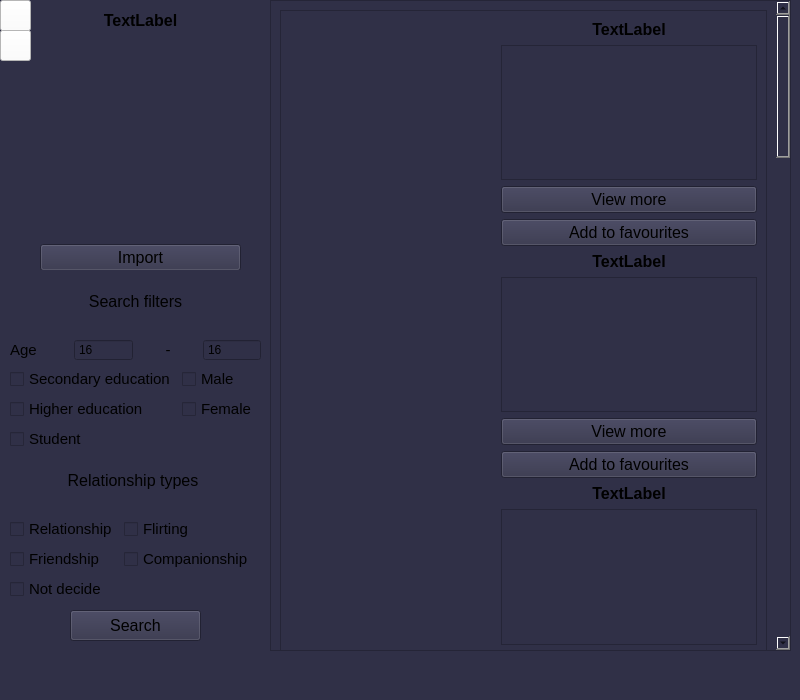
<?xml version="1.0" encoding="UTF-8"?>
<ui version="4.0">
 <class>MainWindow</class>
 <widget class="QMainWindow" name="MainWindow">
  <property name="geometry">
   <rect>
    <x>0</x>
    <y>0</y>
    <width>800</width>
    <height>700</height>
   </rect>
  </property>
  <property name="minimumSize">
   <size>
    <width>800</width>
    <height>700</height>
   </size>
  </property>
  <property name="maximumSize">
   <size>
    <width>800</width>
    <height>700</height>
   </size>
  </property>
  <property name="windowTitle">
   <string>Dating is easy!</string>
  </property>
  <property name="styleSheet">
   <string notr="true">background-color: rgb(48, 48, 71);</string>
  </property>
  <widget class="QWidget" name="widget">
   <widget class="QWidget" name="verticalLayoutWidget">
    <property name="geometry">
     <rect>
      <x>40</x>
      <y>0</y>
      <width>201</width>
      <height>271</height>
     </rect>
    </property>
    <layout class="QVBoxLayout" name="verticalLayout_2">
     <item>
      <widget class="QLabel" name="label">
       <property name="maximumSize">
        <size>
         <width>16777215</width>
         <height>40</height>
        </size>
       </property>
       <property name="font">
        <font>
         <pointsize>12</pointsize>
         <bold>true</bold>
        </font>
       </property>
       <property name="text">
        <string>TextLabel</string>
       </property>
       <property name="alignment">
        <set>Qt::AlignCenter</set>
       </property>
      </widget>
     </item>
     <item>
      <widget class="QLabel" name="user_photo">
       <property name="sizePolicy">
        <sizepolicy hsizetype="Fixed" vsizetype="Fixed">
         <horstretch>0</horstretch>
         <verstretch>0</verstretch>
        </sizepolicy>
       </property>
       <property name="maximumSize">
        <size>
         <width>220</width>
         <height>340</height>
        </size>
       </property>
       <property name="text">
        <string/>
       </property>
      </widget>
     </item>
     <item>
      <widget class="QPushButton" name="import_btn">
       <property name="font">
        <font>
         <pointsize>12</pointsize>
        </font>
       </property>
       <property name="text">
        <string>Import</string>
       </property>
      </widget>
     </item>
    </layout>
   </widget>
   <widget class="QPushButton" name="search_btn">
    <property name="geometry">
     <rect>
      <x>70</x>
      <y>610</y>
      <width>131</width>
      <height>31</height>
     </rect>
    </property>
    <property name="font">
     <font>
      <pointsize>12</pointsize>
     </font>
    </property>
    <property name="text">
     <string>Search</string>
    </property>
   </widget>
   <widget class="QWidget" name="layoutWidget">
    <property name="geometry">
     <rect>
      <x>10</x>
      <y>450</y>
      <width>246</width>
      <height>151</height>
     </rect>
    </property>
    <layout class="QVBoxLayout" name="verticalLayout_5">
     <item>
      <widget class="QLabel" name="label_5">
       <property name="font">
        <font>
         <pointsize>12</pointsize>
        </font>
       </property>
       <property name="text">
        <string>Relationship types</string>
       </property>
       <property name="alignment">
        <set>Qt::AlignCenter</set>
       </property>
      </widget>
     </item>
     <item>
      <layout class="QFormLayout" name="formLayout">
       <item row="0" column="0">
        <widget class="QCheckBox" name="relationship_cbox">
         <property name="font">
          <font>
           <pointsize>11</pointsize>
          </font>
         </property>
         <property name="text">
          <string>Relationship</string>
         </property>
        </widget>
       </item>
       <item row="0" column="1">
        <widget class="QCheckBox" name="flirting_cbox">
         <property name="font">
          <font>
           <pointsize>11</pointsize>
          </font>
         </property>
         <property name="text">
          <string>Flirting</string>
         </property>
        </widget>
       </item>
       <item row="1" column="1">
        <widget class="QCheckBox" name="companionship_cbox">
         <property name="font">
          <font>
           <pointsize>11</pointsize>
          </font>
         </property>
         <property name="text">
          <string>Companionship</string>
         </property>
        </widget>
       </item>
       <item row="1" column="0">
        <widget class="QCheckBox" name="friendship_cbox">
         <property name="font">
          <font>
           <pointsize>11</pointsize>
          </font>
         </property>
         <property name="text">
          <string>Friendship</string>
         </property>
        </widget>
       </item>
       <item row="2" column="0">
        <widget class="QCheckBox" name="not_decide_cbox">
         <property name="font">
          <font>
           <pointsize>11</pointsize>
          </font>
         </property>
         <property name="text">
          <string>Not decide</string>
         </property>
        </widget>
       </item>
      </layout>
     </item>
    </layout>
   </widget>
   <widget class="QScrollArea" name="scrollArea">
    <property name="geometry">
     <rect>
      <x>270</x>
      <y>0</y>
      <width>521</width>
      <height>651</height>
     </rect>
    </property>
    <property name="widgetResizable">
     <bool>true</bool>
    </property>
    <widget class="QWidget" name="scrollAreaWidgetContents_2">
     <property name="geometry">
      <rect>
       <x>0</x>
       <y>0</y>
       <width>505</width>
       <height>2818</height>
      </rect>
     </property>
     <layout class="QHBoxLayout" name="horizontalLayout_2">
      <item>
       <widget class="QFrame" name="frame">
        <property name="minimumSize">
         <size>
          <width>0</width>
          <height>2800</height>
         </size>
        </property>
        <property name="styleSheet">
         <string notr="true"/>
        </property>
        <property name="frameShape">
         <enum>QFrame::StyledPanel</enum>
        </property>
        <property name="frameShadow">
         <enum>QFrame::Raised</enum>
        </property>
        <layout class="QVBoxLayout" name="verticalLayout_6">
         <item>
          <layout class="QHBoxLayout" name="horizontalLayout_3">
           <item>
            <widget class="QLabel" name="rand_user_photo1">
             <property name="sizePolicy">
              <sizepolicy hsizetype="Expanding" vsizetype="Expanding">
               <horstretch>0</horstretch>
               <verstretch>0</verstretch>
              </sizepolicy>
             </property>
             <property name="text">
              <string/>
             </property>
            </widget>
           </item>
           <item>
            <layout class="QVBoxLayout" name="verticalLayout">
             <item>
              <widget class="QLabel" name="rand_user_name1">
               <property name="maximumSize">
                <size>
                 <width>16777215</width>
                 <height>40</height>
                </size>
               </property>
               <property name="font">
                <font>
                 <pointsize>12</pointsize>
                 <bold>true</bold>
                </font>
               </property>
               <property name="text">
                <string>TextLabel</string>
               </property>
               <property name="alignment">
                <set>Qt::AlignCenter</set>
               </property>
              </widget>
             </item>
             <item>
              <widget class="QTextBrowser" name="rand_user_info1">
               <property name="maximumSize">
                <size>
                 <width>16777215</width>
                 <height>16777215</height>
                </size>
               </property>
               <property name="font">
                <font>
                 <pointsize>10</pointsize>
                </font>
               </property>
              </widget>
             </item>
             <item>
              <widget class="QPushButton" name="pushButton">
               <property name="font">
                <font>
                 <pointsize>12</pointsize>
                </font>
               </property>
               <property name="text">
                <string>View more</string>
               </property>
              </widget>
             </item>
             <item>
              <widget class="QPushButton" name="pushButton_13">
               <property name="font">
                <font>
                 <pointsize>12</pointsize>
                </font>
               </property>
               <property name="text">
                <string>Add to favourites</string>
               </property>
              </widget>
             </item>
            </layout>
           </item>
          </layout>
         </item>
         <item>
          <layout class="QHBoxLayout" name="horizontalLayout_4">
           <item>
            <widget class="QLabel" name="rand_user_photo1_2">
             <property name="sizePolicy">
              <sizepolicy hsizetype="Expanding" vsizetype="Expanding">
               <horstretch>0</horstretch>
               <verstretch>0</verstretch>
              </sizepolicy>
             </property>
             <property name="text">
              <string/>
             </property>
            </widget>
           </item>
           <item>
            <layout class="QVBoxLayout" name="verticalLayout_7">
             <item>
              <widget class="QLabel" name="rand_user_name1_2">
               <property name="maximumSize">
                <size>
                 <width>16777215</width>
                 <height>40</height>
                </size>
               </property>
               <property name="font">
                <font>
                 <pointsize>12</pointsize>
                 <bold>true</bold>
                </font>
               </property>
               <property name="text">
                <string>TextLabel</string>
               </property>
               <property name="alignment">
                <set>Qt::AlignCenter</set>
               </property>
              </widget>
             </item>
             <item>
              <widget class="QTextBrowser" name="rand_user_info1_2">
               <property name="font">
                <font>
                 <pointsize>10</pointsize>
                </font>
               </property>
              </widget>
             </item>
             <item>
              <widget class="QPushButton" name="pushButton_2">
               <property name="font">
                <font>
                 <pointsize>12</pointsize>
                </font>
               </property>
               <property name="text">
                <string>View more</string>
               </property>
              </widget>
             </item>
             <item>
              <widget class="QPushButton" name="pushButton_14">
               <property name="font">
                <font>
                 <pointsize>12</pointsize>
                </font>
               </property>
               <property name="text">
                <string>Add to favourites</string>
               </property>
              </widget>
             </item>
            </layout>
           </item>
          </layout>
         </item>
         <item>
          <layout class="QHBoxLayout" name="horizontalLayout_6">
           <item>
            <widget class="QLabel" name="rand_user_photo1_4">
             <property name="sizePolicy">
              <sizepolicy hsizetype="Expanding" vsizetype="Expanding">
               <horstretch>0</horstretch>
               <verstretch>0</verstretch>
              </sizepolicy>
             </property>
             <property name="text">
              <string/>
             </property>
            </widget>
           </item>
           <item>
            <layout class="QVBoxLayout" name="verticalLayout_9">
             <item>
              <widget class="QLabel" name="rand_user_name1_4">
               <property name="maximumSize">
                <size>
                 <width>16777215</width>
                 <height>40</height>
                </size>
               </property>
               <property name="font">
                <font>
                 <pointsize>12</pointsize>
                 <bold>true</bold>
                </font>
               </property>
               <property name="text">
                <string>TextLabel</string>
               </property>
               <property name="alignment">
                <set>Qt::AlignCenter</set>
               </property>
              </widget>
             </item>
             <item>
              <widget class="QTextBrowser" name="rand_user_info1_4">
               <property name="font">
                <font>
                 <pointsize>10</pointsize>
                </font>
               </property>
              </widget>
             </item>
             <item>
              <widget class="QPushButton" name="pushButton_3">
               <property name="font">
                <font>
                 <pointsize>12</pointsize>
                </font>
               </property>
               <property name="text">
                <string>View more</string>
               </property>
              </widget>
             </item>
             <item>
              <widget class="QPushButton" name="pushButton_15">
               <property name="font">
                <font>
                 <pointsize>12</pointsize>
                </font>
               </property>
               <property name="text">
                <string>Add to favourites</string>
               </property>
              </widget>
             </item>
            </layout>
           </item>
          </layout>
         </item>
         <item>
          <layout class="QHBoxLayout" name="horizontalLayout_7">
           <item>
            <widget class="QLabel" name="rand_user_photo1_5">
             <property name="sizePolicy">
              <sizepolicy hsizetype="Expanding" vsizetype="Expanding">
               <horstretch>0</horstretch>
               <verstretch>0</verstretch>
              </sizepolicy>
             </property>
             <property name="text">
              <string/>
             </property>
            </widget>
           </item>
           <item>
            <layout class="QVBoxLayout" name="verticalLayout_10">
             <item>
              <widget class="QLabel" name="rand_user_name1_5">
               <property name="maximumSize">
                <size>
                 <width>16777215</width>
                 <height>40</height>
                </size>
               </property>
               <property name="font">
                <font>
                 <pointsize>12</pointsize>
                 <bold>true</bold>
                </font>
               </property>
               <property name="text">
                <string>TextLabel</string>
               </property>
               <property name="alignment">
                <set>Qt::AlignCenter</set>
               </property>
              </widget>
             </item>
             <item>
              <widget class="QTextBrowser" name="rand_user_info1_5">
               <property name="font">
                <font>
                 <pointsize>10</pointsize>
                </font>
               </property>
              </widget>
             </item>
             <item>
              <widget class="QPushButton" name="pushButton_4">
               <property name="font">
                <font>
                 <pointsize>12</pointsize>
                </font>
               </property>
               <property name="text">
                <string>View more</string>
               </property>
              </widget>
             </item>
             <item>
              <widget class="QPushButton" name="pushButton_16">
               <property name="font">
                <font>
                 <pointsize>12</pointsize>
                </font>
               </property>
               <property name="text">
                <string>Add to favourites</string>
               </property>
              </widget>
             </item>
            </layout>
           </item>
          </layout>
         </item>
         <item>
          <layout class="QHBoxLayout" name="horizontalLayout_8">
           <item>
            <widget class="QLabel" name="rand_user_photo1_6">
             <property name="sizePolicy">
              <sizepolicy hsizetype="Expanding" vsizetype="Expanding">
               <horstretch>0</horstretch>
               <verstretch>0</verstretch>
              </sizepolicy>
             </property>
             <property name="text">
              <string/>
             </property>
            </widget>
           </item>
           <item>
            <layout class="QVBoxLayout" name="verticalLayout_11">
             <item>
              <widget class="QLabel" name="rand_user_name1_6">
               <property name="maximumSize">
                <size>
                 <width>16777215</width>
                 <height>40</height>
                </size>
               </property>
               <property name="font">
                <font>
                 <pointsize>12</pointsize>
                 <bold>true</bold>
                </font>
               </property>
               <property name="text">
                <string>TextLabel</string>
               </property>
               <property name="alignment">
                <set>Qt::AlignCenter</set>
               </property>
              </widget>
             </item>
             <item>
              <widget class="QTextBrowser" name="rand_user_info1_6">
               <property name="font">
                <font>
                 <pointsize>10</pointsize>
                </font>
               </property>
              </widget>
             </item>
             <item>
              <widget class="QPushButton" name="pushButton_5">
               <property name="font">
                <font>
                 <pointsize>12</pointsize>
                </font>
               </property>
               <property name="text">
                <string>View more</string>
               </property>
              </widget>
             </item>
             <item>
              <widget class="QPushButton" name="pushButton_17">
               <property name="font">
                <font>
                 <pointsize>12</pointsize>
                </font>
               </property>
               <property name="text">
                <string>Add to favourites</string>
               </property>
              </widget>
             </item>
            </layout>
           </item>
          </layout>
         </item>
         <item>
          <layout class="QHBoxLayout" name="horizontalLayout_9">
           <item>
            <widget class="QLabel" name="rand_user_photo1_7">
             <property name="sizePolicy">
              <sizepolicy hsizetype="Expanding" vsizetype="Expanding">
               <horstretch>0</horstretch>
               <verstretch>0</verstretch>
              </sizepolicy>
             </property>
             <property name="text">
              <string/>
             </property>
            </widget>
           </item>
           <item>
            <layout class="QVBoxLayout" name="verticalLayout_12">
             <item>
              <widget class="QLabel" name="rand_user_name1_7">
               <property name="maximumSize">
                <size>
                 <width>16777215</width>
                 <height>40</height>
                </size>
               </property>
               <property name="font">
                <font>
                 <pointsize>12</pointsize>
                 <bold>true</bold>
                </font>
               </property>
               <property name="text">
                <string>TextLabel</string>
               </property>
               <property name="alignment">
                <set>Qt::AlignCenter</set>
               </property>
              </widget>
             </item>
             <item>
              <widget class="QTextBrowser" name="rand_user_info1_7">
               <property name="font">
                <font>
                 <pointsize>10</pointsize>
                </font>
               </property>
              </widget>
             </item>
             <item>
              <widget class="QPushButton" name="pushButton_6">
               <property name="font">
                <font>
                 <pointsize>12</pointsize>
                </font>
               </property>
               <property name="text">
                <string>View more</string>
               </property>
              </widget>
             </item>
             <item>
              <widget class="QPushButton" name="pushButton_18">
               <property name="font">
                <font>
                 <pointsize>12</pointsize>
                </font>
               </property>
               <property name="text">
                <string>Add to favourites</string>
               </property>
              </widget>
             </item>
            </layout>
           </item>
          </layout>
         </item>
         <item>
          <layout class="QHBoxLayout" name="horizontalLayout_10">
           <item>
            <widget class="QLabel" name="rand_user_photo1_8">
             <property name="sizePolicy">
              <sizepolicy hsizetype="Expanding" vsizetype="Expanding">
               <horstretch>0</horstretch>
               <verstretch>0</verstretch>
              </sizepolicy>
             </property>
             <property name="text">
              <string/>
             </property>
            </widget>
           </item>
           <item>
            <layout class="QVBoxLayout" name="verticalLayout_13">
             <item>
              <widget class="QLabel" name="rand_user_name1_8">
               <property name="maximumSize">
                <size>
                 <width>16777215</width>
                 <height>40</height>
                </size>
               </property>
               <property name="font">
                <font>
                 <pointsize>12</pointsize>
                 <bold>true</bold>
                </font>
               </property>
               <property name="text">
                <string>TextLabel</string>
               </property>
               <property name="alignment">
                <set>Qt::AlignCenter</set>
               </property>
              </widget>
             </item>
             <item>
              <widget class="QTextBrowser" name="rand_user_info1_8">
               <property name="font">
                <font>
                 <pointsize>10</pointsize>
                </font>
               </property>
              </widget>
             </item>
             <item>
              <widget class="QPushButton" name="pushButton_7">
               <property name="font">
                <font>
                 <pointsize>12</pointsize>
                </font>
               </property>
               <property name="text">
                <string>View more</string>
               </property>
              </widget>
             </item>
             <item>
              <widget class="QPushButton" name="pushButton_19">
               <property name="font">
                <font>
                 <pointsize>12</pointsize>
                </font>
               </property>
               <property name="text">
                <string>Add to favourites</string>
               </property>
              </widget>
             </item>
            </layout>
           </item>
          </layout>
         </item>
         <item>
          <layout class="QHBoxLayout" name="horizontalLayout_11">
           <item>
            <widget class="QLabel" name="rand_user_photo1_9">
             <property name="sizePolicy">
              <sizepolicy hsizetype="Expanding" vsizetype="Expanding">
               <horstretch>0</horstretch>
               <verstretch>0</verstretch>
              </sizepolicy>
             </property>
             <property name="text">
              <string/>
             </property>
            </widget>
           </item>
           <item>
            <layout class="QVBoxLayout" name="verticalLayout_14">
             <item>
              <widget class="QLabel" name="rand_user_name1_9">
               <property name="maximumSize">
                <size>
                 <width>16777215</width>
                 <height>40</height>
                </size>
               </property>
               <property name="font">
                <font>
                 <pointsize>12</pointsize>
                 <bold>true</bold>
                </font>
               </property>
               <property name="text">
                <string>TextLabel</string>
               </property>
               <property name="alignment">
                <set>Qt::AlignCenter</set>
               </property>
              </widget>
             </item>
             <item>
              <widget class="QTextBrowser" name="rand_user_info1_9">
               <property name="font">
                <font>
                 <pointsize>10</pointsize>
                </font>
               </property>
              </widget>
             </item>
             <item>
              <widget class="QPushButton" name="pushButton_8">
               <property name="font">
                <font>
                 <pointsize>12</pointsize>
                </font>
               </property>
               <property name="text">
                <string>View more</string>
               </property>
              </widget>
             </item>
             <item>
              <widget class="QPushButton" name="pushButton_20">
               <property name="font">
                <font>
                 <pointsize>12</pointsize>
                </font>
               </property>
               <property name="text">
                <string>Add to favourites</string>
               </property>
              </widget>
             </item>
            </layout>
           </item>
          </layout>
         </item>
         <item>
          <layout class="QHBoxLayout" name="horizontalLayout_12">
           <item>
            <widget class="QLabel" name="rand_user_photo1_10">
             <property name="sizePolicy">
              <sizepolicy hsizetype="Expanding" vsizetype="Expanding">
               <horstretch>0</horstretch>
               <verstretch>0</verstretch>
              </sizepolicy>
             </property>
             <property name="text">
              <string/>
             </property>
            </widget>
           </item>
           <item>
            <layout class="QVBoxLayout" name="verticalLayout_15">
             <item>
              <widget class="QLabel" name="rand_user_name1_10">
               <property name="maximumSize">
                <size>
                 <width>16777215</width>
                 <height>40</height>
                </size>
               </property>
               <property name="font">
                <font>
                 <pointsize>12</pointsize>
                 <bold>true</bold>
                </font>
               </property>
               <property name="text">
                <string>TextLabel</string>
               </property>
               <property name="alignment">
                <set>Qt::AlignCenter</set>
               </property>
              </widget>
             </item>
             <item>
              <widget class="QTextBrowser" name="rand_user_info1_10">
               <property name="font">
                <font>
                 <pointsize>10</pointsize>
                </font>
               </property>
              </widget>
             </item>
             <item>
              <widget class="QPushButton" name="pushButton_9">
               <property name="font">
                <font>
                 <pointsize>12</pointsize>
                </font>
               </property>
               <property name="text">
                <string>View more</string>
               </property>
              </widget>
             </item>
             <item>
              <widget class="QPushButton" name="pushButton_21">
               <property name="font">
                <font>
                 <pointsize>12</pointsize>
                </font>
               </property>
               <property name="text">
                <string>Add to favourites</string>
               </property>
              </widget>
             </item>
            </layout>
           </item>
          </layout>
         </item>
         <item>
          <layout class="QHBoxLayout" name="horizontalLayout_13">
           <item>
            <widget class="QLabel" name="rand_user_photo1_11">
             <property name="sizePolicy">
              <sizepolicy hsizetype="Expanding" vsizetype="Expanding">
               <horstretch>0</horstretch>
               <verstretch>0</verstretch>
              </sizepolicy>
             </property>
             <property name="text">
              <string/>
             </property>
            </widget>
           </item>
           <item>
            <layout class="QVBoxLayout" name="verticalLayout_16">
             <item>
              <widget class="QLabel" name="rand_user_name1_11">
               <property name="maximumSize">
                <size>
                 <width>16777215</width>
                 <height>40</height>
                </size>
               </property>
               <property name="font">
                <font>
                 <pointsize>12</pointsize>
                 <bold>true</bold>
                </font>
               </property>
               <property name="text">
                <string>TextLabel</string>
               </property>
               <property name="alignment">
                <set>Qt::AlignCenter</set>
               </property>
              </widget>
             </item>
             <item>
              <widget class="QTextBrowser" name="rand_user_info1_11">
               <property name="font">
                <font>
                 <pointsize>10</pointsize>
                </font>
               </property>
              </widget>
             </item>
             <item>
              <widget class="QPushButton" name="pushButton_10">
               <property name="font">
                <font>
                 <pointsize>12</pointsize>
                </font>
               </property>
               <property name="text">
                <string>View more</string>
               </property>
              </widget>
             </item>
             <item>
              <widget class="QPushButton" name="pushButton_22">
               <property name="font">
                <font>
                 <pointsize>12</pointsize>
                </font>
               </property>
               <property name="text">
                <string>Add to favourites</string>
               </property>
              </widget>
             </item>
            </layout>
           </item>
          </layout>
         </item>
         <item>
          <layout class="QHBoxLayout" name="horizontalLayout_16">
           <item>
            <widget class="QLabel" name="rand_user_photo1_14">
             <property name="sizePolicy">
              <sizepolicy hsizetype="Expanding" vsizetype="Expanding">
               <horstretch>0</horstretch>
               <verstretch>0</verstretch>
              </sizepolicy>
             </property>
             <property name="text">
              <string/>
             </property>
            </widget>
           </item>
           <item>
            <layout class="QVBoxLayout" name="verticalLayout_19">
             <item>
              <widget class="QLabel" name="rand_user_name1_14">
               <property name="maximumSize">
                <size>
                 <width>16777215</width>
                 <height>40</height>
                </size>
               </property>
               <property name="font">
                <font>
                 <pointsize>12</pointsize>
                 <bold>true</bold>
                </font>
               </property>
               <property name="text">
                <string>TextLabel</string>
               </property>
               <property name="alignment">
                <set>Qt::AlignCenter</set>
               </property>
              </widget>
             </item>
             <item>
              <widget class="QTextBrowser" name="rand_user_info1_14">
               <property name="font">
                <font>
                 <pointsize>10</pointsize>
                </font>
               </property>
              </widget>
             </item>
             <item>
              <widget class="QPushButton" name="pushButton_11">
               <property name="font">
                <font>
                 <pointsize>12</pointsize>
                </font>
               </property>
               <property name="text">
                <string>View more</string>
               </property>
              </widget>
             </item>
             <item>
              <widget class="QPushButton" name="pushButton_23">
               <property name="font">
                <font>
                 <pointsize>12</pointsize>
                </font>
               </property>
               <property name="text">
                <string>Add to favourites</string>
               </property>
              </widget>
             </item>
            </layout>
           </item>
          </layout>
         </item>
         <item>
          <layout class="QHBoxLayout" name="horizontalLayout_17">
           <item>
            <widget class="QLabel" name="rand_user_photo1_15">
             <property name="sizePolicy">
              <sizepolicy hsizetype="Expanding" vsizetype="Expanding">
               <horstretch>0</horstretch>
               <verstretch>0</verstretch>
              </sizepolicy>
             </property>
             <property name="text">
              <string/>
             </property>
            </widget>
           </item>
           <item>
            <layout class="QVBoxLayout" name="verticalLayout_20">
             <item>
              <widget class="QLabel" name="rand_user_name1_15">
               <property name="maximumSize">
                <size>
                 <width>16777215</width>
                 <height>40</height>
                </size>
               </property>
               <property name="font">
                <font>
                 <pointsize>12</pointsize>
                 <bold>true</bold>
                </font>
               </property>
               <property name="text">
                <string>TextLabel</string>
               </property>
               <property name="alignment">
                <set>Qt::AlignCenter</set>
               </property>
              </widget>
             </item>
             <item>
              <widget class="QTextBrowser" name="rand_user_info1_15">
               <property name="font">
                <font>
                 <pointsize>10</pointsize>
                </font>
               </property>
              </widget>
             </item>
             <item>
              <widget class="QPushButton" name="pushButton_12">
               <property name="font">
                <font>
                 <pointsize>12</pointsize>
                </font>
               </property>
               <property name="text">
                <string>View more</string>
               </property>
              </widget>
             </item>
             <item>
              <widget class="QPushButton" name="pushButton_24">
               <property name="font">
                <font>
                 <pointsize>12</pointsize>
                </font>
               </property>
               <property name="text">
                <string>Add to favourites</string>
               </property>
              </widget>
             </item>
            </layout>
           </item>
          </layout>
         </item>
        </layout>
       </widget>
      </item>
     </layout>
    </widget>
   </widget>
   <widget class="QToolButton" name="setting_toolbtn">
    <property name="geometry">
     <rect>
      <x>0</x>
      <y>0</y>
      <width>31</width>
      <height>31</height>
     </rect>
    </property>
    <property name="styleSheet">
     <string notr="true">background-color: rgb(255, 255, 255);</string>
    </property>
    <property name="text">
     <string/>
    </property>
   </widget>
   <widget class="QWidget" name="layoutWidget">
    <property name="geometry">
     <rect>
      <x>10</x>
      <y>270</y>
      <width>251</width>
      <height>181</height>
     </rect>
    </property>
    <layout class="QVBoxLayout" name="verticalLayout_3">
     <item>
      <widget class="QLabel" name="label_2">
       <property name="font">
        <font>
         <pointsize>12</pointsize>
        </font>
       </property>
       <property name="text">
        <string>Search filters</string>
       </property>
       <property name="alignment">
        <set>Qt::AlignCenter</set>
       </property>
      </widget>
     </item>
     <item>
      <layout class="QHBoxLayout" name="horizontalLayout">
       <item>
        <widget class="QLabel" name="label_3">
         <property name="font">
          <font>
           <pointsize>11</pointsize>
          </font>
         </property>
         <property name="text">
          <string>Age</string>
         </property>
         <property name="alignment">
          <set>Qt::AlignLeading|Qt::AlignLeft|Qt::AlignVCenter</set>
         </property>
        </widget>
       </item>
       <item>
        <widget class="QSpinBox" name="min_age_sbox">
         <property name="buttonSymbols">
          <enum>QAbstractSpinBox::NoButtons</enum>
         </property>
         <property name="minimum">
          <number>16</number>
         </property>
         <property name="maximum">
          <number>100</number>
         </property>
        </widget>
       </item>
       <item>
        <widget class="QLabel" name="label_4">
         <property name="font">
          <font>
           <pointsize>11</pointsize>
          </font>
         </property>
         <property name="text">
          <string>-</string>
         </property>
         <property name="alignment">
          <set>Qt::AlignCenter</set>
         </property>
        </widget>
       </item>
       <item>
        <widget class="QSpinBox" name="max_age_sbox">
         <property name="buttonSymbols">
          <enum>QAbstractSpinBox::NoButtons</enum>
         </property>
         <property name="minimum">
          <number>16</number>
         </property>
         <property name="maximum">
          <number>100</number>
         </property>
        </widget>
       </item>
      </layout>
     </item>
     <item>
      <layout class="QFormLayout" name="formLayout_2">
       <item row="3" column="0">
        <widget class="QCheckBox" name="student_cbox">
         <property name="font">
          <font>
           <pointsize>11</pointsize>
          </font>
         </property>
         <property name="text">
          <string>Student</string>
         </property>
        </widget>
       </item>
       <item row="2" column="0">
        <widget class="QCheckBox" name="higher_ed_cbox">
         <property name="font">
          <font>
           <pointsize>11</pointsize>
          </font>
         </property>
         <property name="text">
          <string>Higher education</string>
         </property>
        </widget>
       </item>
       <item row="1" column="0">
        <widget class="QCheckBox" name="secondary_ed_cbox">
         <property name="font">
          <font>
           <pointsize>11</pointsize>
          </font>
         </property>
         <property name="text">
          <string>Secondary education</string>
         </property>
        </widget>
       </item>
       <item row="1" column="1">
        <widget class="QCheckBox" name="male_cbox">
         <property name="font">
          <font>
           <pointsize>11</pointsize>
          </font>
         </property>
         <property name="text">
          <string>Male</string>
         </property>
        </widget>
       </item>
       <item row="2" column="1">
        <widget class="QCheckBox" name="female_cbox">
         <property name="font">
          <font>
           <pointsize>11</pointsize>
          </font>
         </property>
         <property name="text">
          <string>Female</string>
         </property>
        </widget>
       </item>
      </layout>
     </item>
    </layout>
   </widget>
   <widget class="QToolButton" name="favourites_toolbtn">
    <property name="geometry">
     <rect>
      <x>0</x>
      <y>30</y>
      <width>31</width>
      <height>31</height>
     </rect>
    </property>
    <property name="styleSheet">
     <string notr="true">background-color: rgb(255, 255, 255);</string>
    </property>
    <property name="text">
     <string/>
    </property>
   </widget>
  </widget>
  <widget class="QMenuBar" name="menubar">
   <property name="geometry">
    <rect>
     <x>0</x>
     <y>0</y>
     <width>800</width>
     <height>21</height>
    </rect>
   </property>
  </widget>
  <widget class="QStatusBar" name="statusbar">
   <property name="font">
    <font>
     <pointsize>12</pointsize>
     <bold>true</bold>
    </font>
   </property>
  </widget>
 </widget>
 <resources/>
 <connections/>
</ui>
